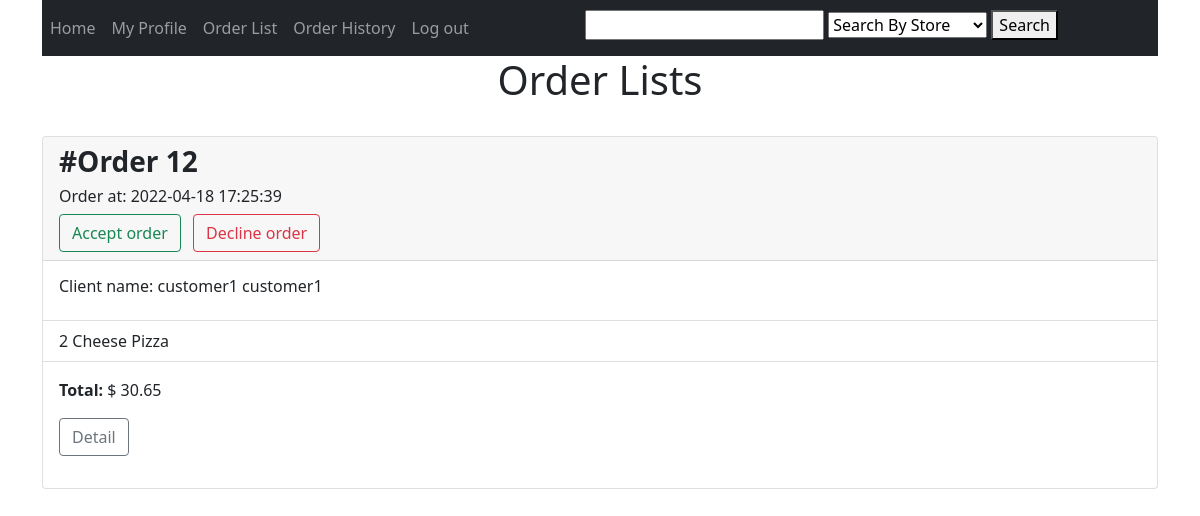
Page /Order/storeOrderList (signed in) on the committed database.
### tables this page shows
CREATE TABLE `order` (
  `order_id` int(11) NOT NULL,
  `user_id` int(11) NOT NULL,
  `store_id` int(11) DEFAULT NULL,
  `total` double DEFAULT NULL,
  `createAt` timestamp NULL DEFAULT current_timestamp() ON UPDATE current_timestamp(),
  `order_status` tinyint(1) NOT NULL DEFAULT 0 COMMENT '0 = in \r\nCart, 1 = pending, 2 = accepted, 3 = ready to pick up, 4 = close'
);

CREATE TABLE `user` (
  `user_id` int(11) NOT NULL,
  `user_type` tinyint(1) NOT NULL DEFAULT 0 COMMENT '0 is for customer and 1 is for store',
  `first_name` varchar(50) NOT NULL,
  `middle_name` varchar(50) DEFAULT NULL,
  `last_name` varchar(50) NOT NULL,
  `email` varchar(254) NOT NULL,
  `phone` varchar(30) DEFAULT NULL,
  `password_hash` varchar(63) NOT NULL,
  `picture` varchar(50) NOT NULL DEFAULT 'blank.jpg',
  `secret_key` varchar(32) DEFAULT NULL
);

CREATE TABLE `order_detail` (
  `order_detail_id` int(11) NOT NULL,
  `order_id` int(11) NOT NULL,
  `product_id` int(11) NOT NULL,
  `quantity` int(11) NOT NULL DEFAULT 0,
  `unit_price` double NOT NULL,
  `price` double NOT NULL
);

CREATE TABLE `product` (
  `product_id` int(11) NOT NULL,
  `store_id` int(11) NOT NULL,
  `product_name` varchar(30) NOT NULL,
  `product_image` varchar(50) DEFAULT 'blank.png',
  `product_availability` tinyint(4) NOT NULL DEFAULT 1 COMMENT 'product is generally available when it''s added. 0 means sold out and 1 means available',
  `product_price` double NOT NULL,
  `product_description` text NOT NULL
);

### app/controllers/Order.php (called while the page is built, shortened)
<?php
        class order extends \app\core\Controller {
            #[\app\filters\LoginAsStore]
            public function storeOrderList() {
                $orders = new \app\models\Order();
                $orders = $orders->getStoreOrder($_SESSION['store_id']);
                $productArray = [];
                $products = new \app\models\Order_detail();
                foreach($orders as $order){
                    array_push($productArray, $products->getAllProducts($order->order_id));
                }
               $this->view('Order/storeOrderList', array($orders, $productArray));
            }
        }

### app/core/App.php (called while the page is built, shortened)
<?php
		class App {
			private $method = 'index';
			public function __construct() {
				$url = self::parseUrl();
				if (isset($url[0])) {
					unset($url[0]);
				}
				$this->controller = new $this->controller;
				if (isset($url[1])) {
					if (method_exists($this->controller, $url[1]))
						$this->method = $url[1];
					unset($url[1]);
				}
				$this->params = $url ? array_values($url) : [];
				call_user_func_array([$this->controller, $this->method], $this->params);
			}
			private static function parseUrl() {
				if (isset($_GET['url'])) {
					return explode('/',
						filter_var(
							rtrim($_GET['url'], '/'),
							FILTER_SANITIZE_URL)
					);
				}
			}
		}

### index.php (called while the page is built, shortened)
<?php
    new \app\core\App();

### app/models/Order.php (called while the page is built, shortened)
<?php
        class order extends \app\core\Model {
            function getStoreOrder($store_id){
                $SQL = 'SELECT `order`.*,user.first_name, user.middle_name, user.last_name
                FROM `order`
                INNER JOIN user
                ON `order`.`user_id` = user.user_id
                WHERE `order`.`store_id` = :store_id
                AND `order`.order_status != 0 AND `order`.order_status != 4
                ORDER BY `order`.order_status' ;
                $STMT = self::$_connection->prepare($SQL);
                $STMT->execute(['store_id'=>$store_id]);
                $STMT->setFetchMode(\PDO::FETCH_CLASS, "app\models\Order");
                return $STMT->fetchAll();
            }
        }

### app/core/DBConnection.php (called while the page is built, shortened)
<?php
		class DBConnection {
			static $connection = null;
			private function __construct() {
				if (self::$connection == null) {
					$host = 'localhost';
					$DBname = 'meal_times';
					$user = 'root';
					$password = '';
					self::$connection = new \PDO("mysql:host=$host;dbname=$DBname", $user, $password);
				}
			}
			public static function getInstance() {
				return self::$connection;
			}
		}

### app/models/Order_detail.php (called while the page is built, shortened)
<?php
        class Order_detail extends \app\core\Model {
            function getAllProducts($order_id) {
                $SQL = 'SELECT order_detail.order_id, order_detail.product_id, order_detail.quantity,  product.product_id , product.product_name
                FROM order_detail
                INNER JOIN product
                ON order_detail.product_id = product.product_id
                WHERE order_id = :order_id';
                $STMT = self::$_connection->prepare($SQL);
                $STMT->execute(['order_id'=>$order_id]);
                $STMT->setFetchMode(\PDO::FETCH_CLASS, "app\models\Order_detail");
                return $STMT->fetchAll();
            }
        }

### app/views/Order/storeOrderList.php (the view, shortened to what this page needs)
<html>
	<head>
		<link href="https://cdn.jsdelivr.net/npm/bootstrap@5.1.3/dist/css/bootstrap.min.css" rel="stylesheet">
	</head>
	<body>
		<div class='container'>
			<h1 style='text-align:center;'>Order Lists</h1>
			<?php
                if($data != null){
                    foreach ($data[0] as $order){
                        echo "<br><div class='card'>
							  <div class='card-header'>
                                <h3><b>#Order $order->order_id</b></h3>
                                <h6> Order at: $order->createAt</h6>
                                ";
						if ($order->order_status == 1) {
							echo "<a href='/Order/updateStatus/$order->order_id/2' class='btn btn-outline-success'>Accept order</a>&ensp;
                                <a href='/Order/updateStatus/$order->order_id/0' class='btn btn-outline-danger'>Decline order</a>";
						} else if ($order->order_status == 2) {
							echo "<a href='/Order/updateStatus/$order->order_id/3' class='btn btn-outline-secondary'>Order is ready for pick-up</a>";
						} else if ($order->order_status == 3){
							echo "<a href='/Order/updateStatus/$order->order_id/4' class='btn btn-outline-secondary'>Order was pick-up</a>";
						} else if ($order->order_status == 4){
							echo "<h6> Closed </h6>";
						}
                        echo "</div>
                        <div class='card-body'>
                        <h6>Client name: $order->first_name $order->middle_name $order->last_name</h6>
                        </div>
                        ";
                        echo " <ul class='list-group list-group-flush'>";
                            foreach($data[1] as $products) {
                                foreach ($products as $product) {
                                    if ($product->order_id == $order->order_id) {
                                        echo "<li class='list-group-item'> $product->quantity  $product->product_name</li>";
                                    }
                                }
                            }
                        echo "</ul>
                        <div class='card-body'>
                        <p> <b>Total:</b> $ " . round($order->total,2) . "<p/>
                        <a href='/Order/viewOrderDetails/$order->user_id/$order->order_id/1' class='btn btn-outline-secondary'>Detail</a>
                        </div>
                        </div>";
                    }
                }
            ?>
		</div>
	</body>
</html>

### rows in the picture
order: order_id "12", createAt "2022-04-18 17:25:39", user.first_name "customer1", user.last_name "customer1", total "30.65"
order_detail: quantity "2", product.product_name "Cheese Pizza"
